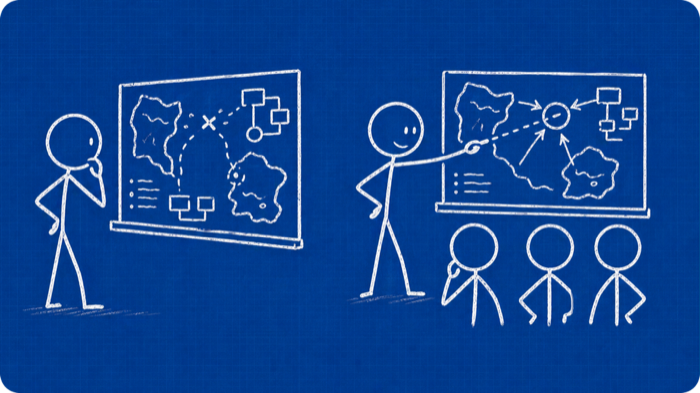
#> input picture assets/riasoc/09-data-lezen-of-keuze-leiden.png, 700 x 393 px
$ python swap_sides.py ../assets/riasoc/09-data-lezen-of-keuze-leiden.png ../assets/riasoc/01-fiets-repareren-of-fiets-uitleggen.png
#> lines starting #> are read from the running program, lines starting #| are printed output that depends on the picture; after the words box and inside, x2 and y2 are one past the last pixel; in counts of white or black regions, pixels touching at a corner belong together
#!/usr/bin/env python3
"""Wissel de linker- en rechterscene van een RIASOC-vraagplaatje om.

Gebruik: swap_sides.py <bron.png> <doel.png>
De snede ligt in de lege band rond het midden; de afgeronde hoeken en de
achtergrondtint (lichte vignettering) blijven op hun plek.
"""
import sys
import numpy as np
from PIL import Image

def ink_columns(rgb):
    lum = rgb.astype(int).mean(axis=2)
    return (lum > np.median(lum) + 60)

def find_gap(rgb):
    col = ink_columns(rgb).sum(axis=0)
    W = rgb.shape[1]
    lo, hi = int(W * .3), int(W * .7)
    best, start = (0, 0, 0), None
    for x in range(lo, hi + 1):
        if x < hi and col[x] <= 1:
            if start is None:
                start = x
        elif start is not None:
            if x - start > best[0]:
                best = (x - start, start, x)
            start = None
    if best[0] < 12:
        raise SystemExit(f'geen schone band in het midden (breedte {best[0]} px)')
    return (best[1] + best[2]) // 2, best[0]

def column_tone(rgb, ink):
    """Mediane achtergrondkleur per kolom (zonder krijtlijnen), gladgestreken."""
    H, W, _ = rgb.shape
    prof = np.zeros((W, 3))
    for x in range(W):
        px = rgb[:, x][~ink[:, x]]
        prof[x] = np.median(px, axis=0) if len(px) else np.nan
    for c in range(3):
        v = prof[:, c]
        ok = ~np.isnan(v)
        v[~ok] = np.interp(np.flatnonzero(~ok), np.flatnonzero(ok), v[ok])
        k = 21
        pad = np.pad(v, k // 2, mode='edge')
        prof[:, c] = np.convolve(pad, np.ones(k) / k, mode='valid')
    return prof

def swap(src, dst):
    im = np.array(Image.open(src).convert('RGBA'))
#> im is the input picture: shape (393, 700, 4); mean R, G, B, A 15.4, 68.9, 146.7, 254.7
    H, W = im.shape[:2]
#> H = 393; W = 700
    alpha = im[..., 3].copy()
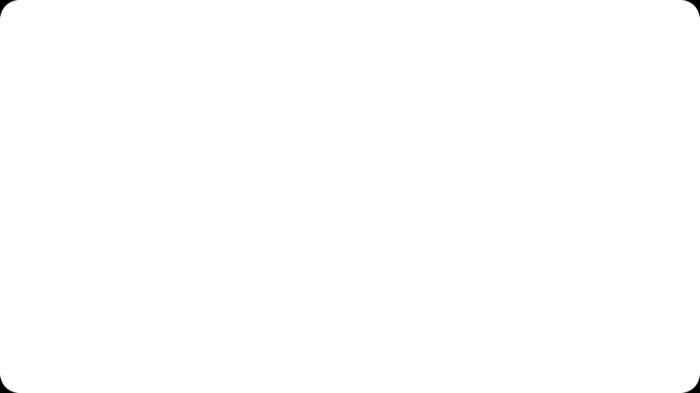
#> alpha: shape (393, 700); min 0, max 255, mean 254.7
    rgb = im[..., :3].copy()
    for y in range(H):  # transparante hoeken vullen met gespiegelde buurpixels
        op = np.where(alpha[y] >= 250)[0]
        if not len(op):
            continue
        a, b = op[0], op[-1]
        if a > 0:
            rgb[y, :a] = rgb[y, a:2 * a][::-1]
        if b < W - 1:
            k = W - 1 - b
            rgb[y, b + 1:] = rgb[y, b - k + 1:b + 1][::-1]
#> this loop made 393 passes
#> (a, b, k) on passes 1 to 12: (19, 680, 19), (15, 684, 15), (12, 687, 12), (10, 689, 10), (8, 691, 8), (7, 692, 7), (6, 693, 6), (5, 694, 5), (4, 695, 4), (4, 695, 4), (3, 696, 3), (3, 696, 3)
#> (a, b) on passes 20 to 25: (0, 699), (0, 699), (0, 699), (0, 699), (0, 699), (0, 699)
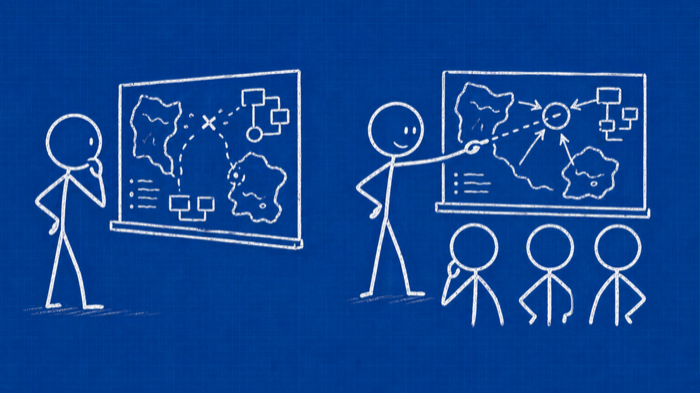
#> rgb: shape (393, 700, 3); mean R, G, B 15.4, 69, 146.8
    g, width = find_gap(rgb)
#> in ink_columns, `lum = rgb.astype(int).mean(axis=2)`:
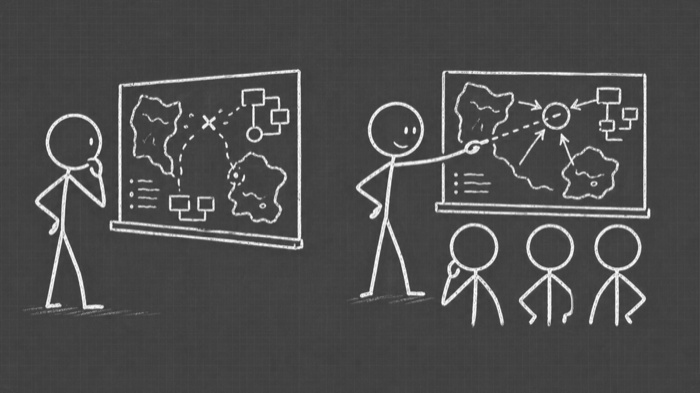
#> lum: shape (393, 700) float64; min 53, max 255, mean 77.1
#> in ink_columns, `return (lum > np.median(lum) + 60)`:
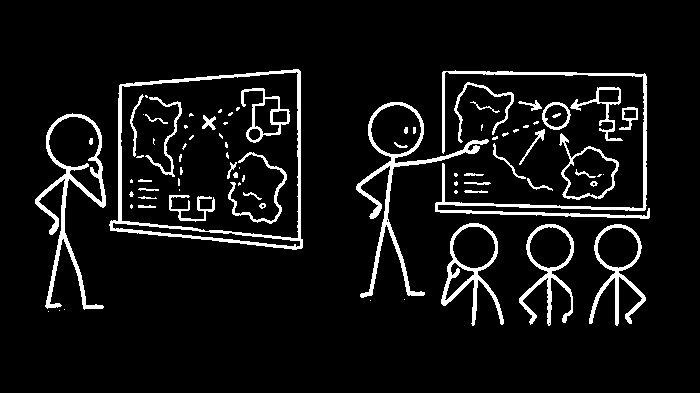
#> returned value: shape (393, 700) bool; 7.3% white; 83 white regions (41 under 20 px), largest, box (x1, y1, x2, y2) and area: (109, 69, 303, 250) 2914, (435, 70, 650, 219) 2818, (356, 102, 489, 298) 2413
#> in find_gap, `col = ink_columns(rgb).sum(axis=0)`: col = 700 values, max 178 at index 300, min 0 at index 0, mean 28.59
#> g = 329; width = 53
    ink = ink_columns(rgb)
    tone_before = column_tone(rgb, ink)
#> after the loop in column_tone, `for x in range(W):`: prof = 700 rows, first 8: [1, 58, 139], [1, 60, 144], [0, 57, 140], [0, 57, 140], [0, 57, 140], [0, 57, 140], [0, 57, 140], [0, 57, 140]
#> after the loop in column_tone, `for c in range(3):`: prof = 700 rows, first 8: [0.619, 57.86, 139.8], [0.571, 57.86, 139.9], [0.524, 57.86, 139.9], [0.476, 57.86, 140], [0.429, 57.86, 140], [0.381, 57.81, 140], [0.333, 57.81, 140.1], [0.333, 58, 140.4]
#> tone_before has the same summary as prof in column_tone
    new = np.concatenate([rgb[:, g:], rgb[:, :g]], axis=1).astype(float)
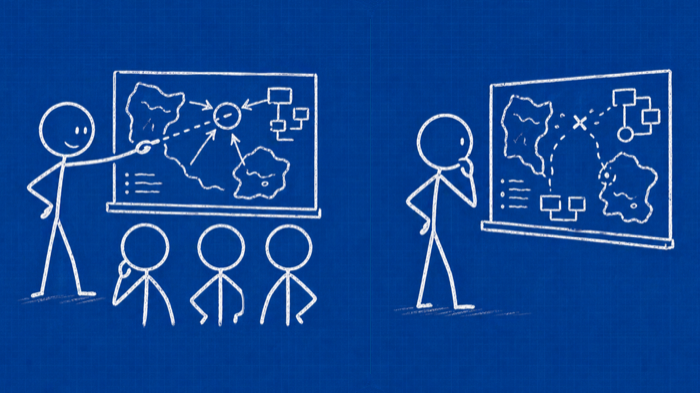
#> new: shape (393, 700, 3) float64; mean R, G, B 15.4, 69, 146.8
    ink_new = np.concatenate([ink[:, g:], ink[:, :g]], axis=1)
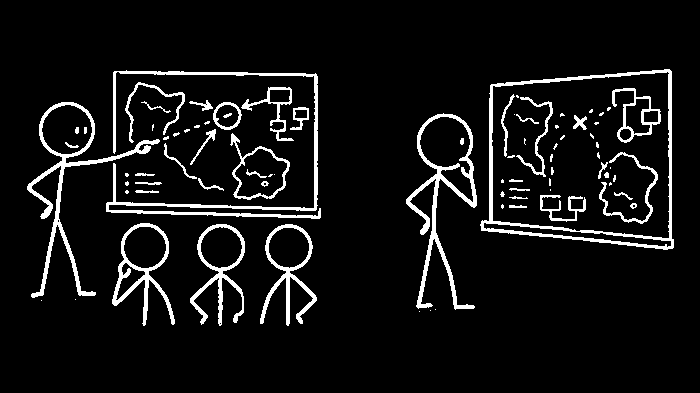
#> ink_new: shape (393, 700) bool; 7.3% white; 83 white regions (41 under 20 px), largest, box (x1, y1, x2, y2) and area: (480, 69, 674, 250) 2914, (106, 70, 321, 219) 2818, (27, 102, 160, 298) 2413
    tone_after = column_tone(new.astype(np.uint8), ink_new)
#> after the loop in column_tone (call 2), `for x in range(W):`: prof = 700 rows, first 8: [0, 59, 142], [0, 58, 141], [0, 59, 142], [0, 59, 142], [1, 58, 142], [1, 60, 144], [1, 59, 142], [0, 58, 141]
#> after the loop in column_tone (call 2), `for c in range(3):`: prof = 700 rows, first 8: [0.143, 58.76, 141.8], [0.19, 58.81, 141.9], [0.238, 58.81, 141.9], [0.238, 58.76, 141.9], [0.238, 58.71, 141.8], [0.238, 58.62, 141.7], [0.238, 58.52, 141.6], [0.238, 58.48, 141.6]
#> tone_after has the same summary as prof in column_tone
    shift = tone_before - tone_after  # additief: laat de witte krijtlijnen ongemoeid
#> shift = 700 rows, first 8: [0.476, -0.905, -2], [0.381, -0.952, -2.05], [0.286, -0.952, -2], [0.238, -0.905, -1.86], [0.19, -0.857, -1.76], [0.143, -0.81, -1.67], [0.0952, -0.714, -1.48], [0.0952, -0.476, -1.14]
    new = np.clip(new + shift[None, :, :], 0, 255).astype(np.uint8)
    Image.fromarray(np.dstack([new, alpha]), 'RGBA').save(dst, optimize=True)
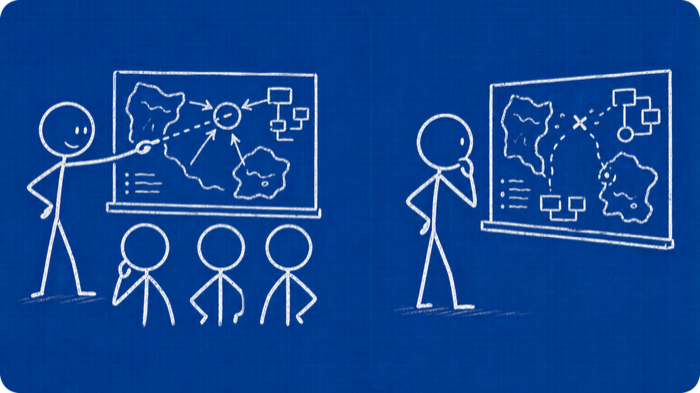
#> saved as 01-fiets-repareren-of-fiets-uitleggen.png: PIL image 700x393 RGBA; mean R, G, B, A 15.2, 68.5, 146.3, 254.7; transparent parts drawn white
    return g, width

if __name__ == '__main__':
    g, w = swap(sys.argv[1], sys.argv[2])
#> g = 329; w = 53
    print(f'{sys.argv[2]}: snede op x={g}, lege band {w}px')
#| ../assets/riasoc/01-fiets-repareren-of-fiets-uitleggen.png: snede op x=329, lege band 53px

$ run again, on assets/riasoc/01-fiets-uitleggen-of-fiets-repareren.png
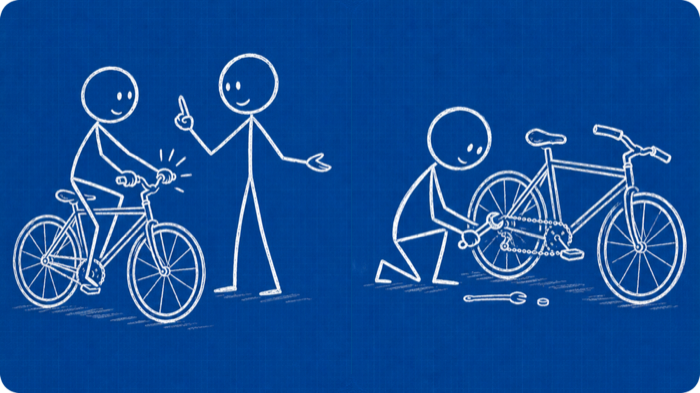
#> input picture assets/riasoc/01-fiets-uitleggen-of-fiets-repareren.png, 700 x 393 px
#> in swap, im is the input picture: shape (393, 700, 4); mean R, G, B, A 17.8, 76.4, 150.2, 254.7
#> the loop in swap, `for y in range(H):` made 393 passes
#> (a, b, k) on passes 1 to 8: (19, 680, 19), (15, 684, 15), (12, 687, 12), (10, 689, 10), (8, 691, 8), (7, 692, 7), (6, 693, 6), (5, 694, 5)
#> in ink_columns, `return (lum > np.median(lum) + 60)`:
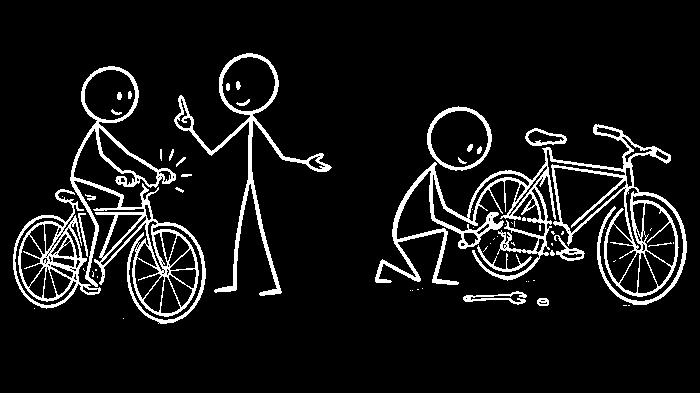
#> returned value: shape (393, 700) bool; 8.4% white; 63 white regions (35 under 20 px), largest, box (x1, y1, x2, y2) and area: (375, 124, 687, 305) 9208, (70, 66, 206, 324) 5742, (174, 53, 332, 296) 3071
#> col = 700 values, max 93 at index 135, min 0 at index 0, mean 33.06
#> in swap, `g, width = find_gap(rgb)`: g = 353; width = 44
#> after the loop in column_tone, `for x in range(W):`: prof = 700 rows, first 8: [0, 64, 141], [0, 64, 141], [0, 64, 141], [0, 64, 140], [0, 63, 141], [0, 64, 143], [0, 62, 141], [0, 63, 141]
#> after the loop in column_tone, `for c in range(3):`: prof = 700 rows, first 8: [0.0476, 63.62, 141], [0.0476, 63.62, 141.1], [0.0476, 63.57, 141.1], [0.0476, 63.52, 141.2], [0.0476, 63.48, 141.2], [0.0476, 63.43, 141.2], [0.0476, 63.38, 141.3], [0.0952, 63.43, 141.4]
#> tone_before has the same summary as prof in column_tone
#> ink_new: shape (393, 700) bool; 8.4% white; 63 white regions (35 under 20 px), largest, box (x1, y1, x2, y2) and area: (22, 124, 334, 305) 9208, (417, 66, 553, 324) 5742, (521, 53, 679, 296) 3071
#> after the loop in column_tone (call 2), `for x in range(W):`: prof = 700 rows, first 8: [0, 65, 145], [0, 64, 145], [0, 65, 146], [0, 66, 147], [0, 64, 145], [0, 64, 145], [0, 64, 145], [0, 64, 145]
#> after the loop in column_tone (call 2), `for c in range(3):`: prof = 700 rows, first 8: [0.0952, 64.86, 145.3], [0.0952, 64.81, 145.3], [0.0952, 64.76, 145.3], [0.0952, 64.67, 145.3], [0.0952, 64.71, 145.3], [0.0952, 64.76, 145.3], [0.0952, 64.67, 145.2], [0.0952, 64.57, 145.2]
#> tone_after has the same summary as prof in column_tone
#> shift = 700 rows, first 8: [-0.0476, -1.24, -4.29], [-0.0476, -1.19, -4.19], [-0.0476, -1.19, -4.19], [-0.0476, -1.14, -4.1], [-0.0476, -1.24, -4.05], [-0.0476, -1.33, -4.1], [-0.0476, -1.29, -3.95], [0, -1.14, -3.81]
#> in swap, `Image.fromarray(np.dstack([new, alpha]), 'RGBA').save(dst, optimize=Tr..`:
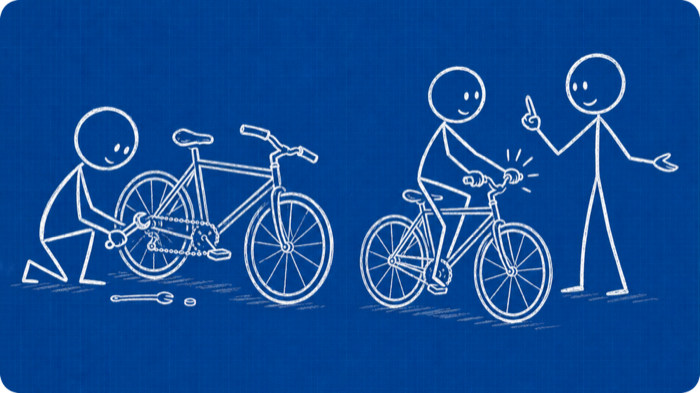
#> saved as 01-fiets-uitleggen-of-fiets-repareren.png: PIL image 700x393 RGBA; mean R, G, B, A 17.6, 75.9, 149.7, 254.7; transparent parts drawn white
#> `g, w = swap(sys.argv[1], sys.argv[2])`: g = 353; w = 44
#| ../assets/riasoc/01-fiets-uitleggen-of-fiets-repareren.png: snede op x=353, lege band 44px

$ run again, on assets/riasoc/02-evenement-opbouwen-of-bezoekers-ontvangen.png
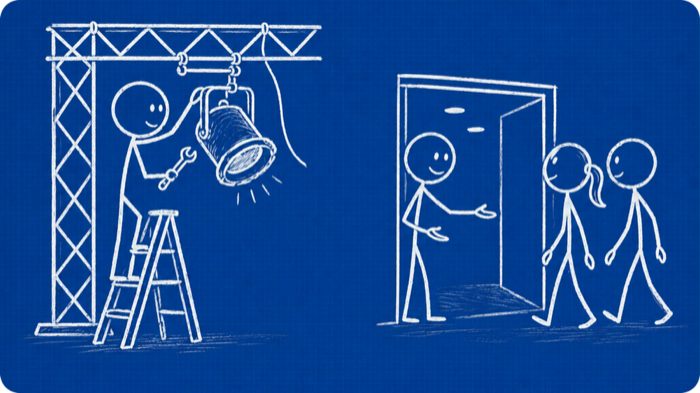
#> input picture assets/riasoc/02-evenement-opbouwen-of-bezoekers-ontvangen.png, 700 x 393 px
#> in swap, im is the input picture: shape (393, 700, 4); mean R, G, B, A 23, 76.1, 151.6, 254.7
#> the loop in swap, `for y in range(H):` made 393 passes
#> (a, b, k) on passes 1 to 8: (19, 680, 19), (15, 684, 15), (12, 687, 12), (10, 689, 10), (8, 691, 8), (7, 692, 7), (6, 693, 6), (5, 694, 5)
#> in ink_columns, `return (lum > np.median(lum) + 60)`:
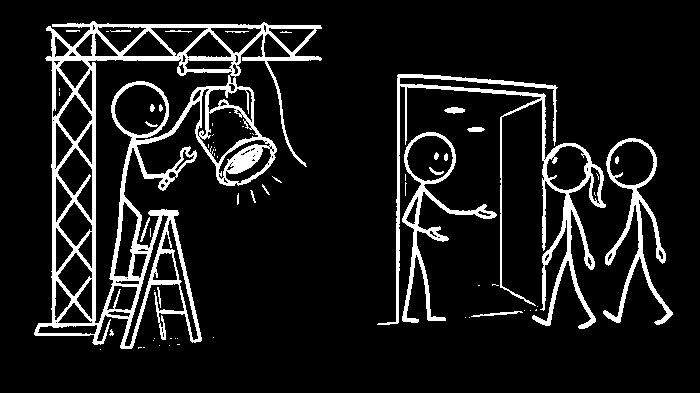
#> returned value: shape (393, 700) bool; 10.6% white; 68 white regions (45 under 20 px), largest, box (x1, y1, x2, y2) and area: (34, 21, 322, 349) 17458, (377, 74, 606, 329) 6029, (402, 132, 497, 323) 2327
#> col = 700 values, max 313 at index 94, min 0 at index 0, mean 41.56
#> in swap, `g, width = find_gap(rgb)`: g = 350; width = 56
#> after the loop in column_tone, `for x in range(W):`: prof = 700 rows, first 8: [1, 56, 137], [0, 56, 140], [0, 58, 141], [0, 56, 139], [0, 56, 138], [0, 56, 138], [0, 55, 137], [1, 59, 142]
#> after the loop in column_tone, `for c in range(3):`: prof = 700 rows, first 8: [0.571, 56.29, 138], [0.524, 56.33, 138.1], [0.476, 56.38, 138.3], [0.429, 56.52, 138.6], [0.381, 56.57, 138.7], [0.333, 56.62, 138.9], [0.286, 56.67, 139], [0.238, 56.67, 139.1]
#> tone_before has the same summary as prof in column_tone
#> ink_new: shape (393, 700) bool; 10.6% white; 68 white regions (45 under 20 px), largest, box (x1, y1, x2, y2) and area: (384, 21, 672, 349) 17458, (27, 74, 256, 329) 6029, (52, 132, 147, 323) 2327
#> after the loop in column_tone (call 2), `for x in range(W):`: prof = 700 rows, first 8: [0, 60, 144], [0, 59, 144], [0, 59, 144], [1, 62, 147], [0, 61, 147], [0, 60, 144], [0, 59, 144], [0, 60, 144]
#> after the loop in column_tone (call 2), `for c in range(3):`: prof = 700 rows, first 8: [0.0476, 60.14, 144.5], [0.0476, 60.14, 144.5], [0.0476, 60.14, 144.5], [0.0476, 60.1, 144.5], [0.0476, 60.14, 144.7], [0.0476, 60.14, 144.7], [0.0476, 60.14, 144.7], [0.0476, 60.1, 144.7]
#> tone_after has the same summary as prof in column_tone
#> shift = 700 rows, first 8: [0.524, -3.86, -6.48], [0.476, -3.81, -6.38], [0.429, -3.76, -6.24], [0.381, -3.57, -5.95], [0.333, -3.57, -5.95], [0.286, -3.52, -5.81], [0.238, -3.48, -5.67], [0.19, -3.43, -5.57]
#> in swap, `Image.fromarray(np.dstack([new, alpha]), 'RGBA').save(dst, optimize=Tr..`:
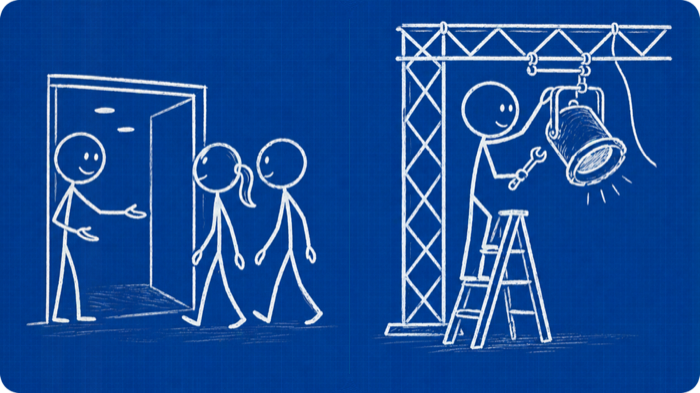
#> saved as 02-evenement-opbouwen-of-bezoekers-ontvangen.png: PIL image 700x393 RGBA; mean R, G, B, A 22.9, 75.7, 151.3, 254.7; transparent parts drawn white
#> `g, w = swap(sys.argv[1], sys.argv[2])`: g = 350; w = 56
#| ../assets/riasoc/02-evenement-opbouwen-of-bezoekers-ontvangen.png: snede op x=350, lege band 56px

$ run again, on assets/riasoc/03-machine-repareren-of-gebruiker-helpen.png
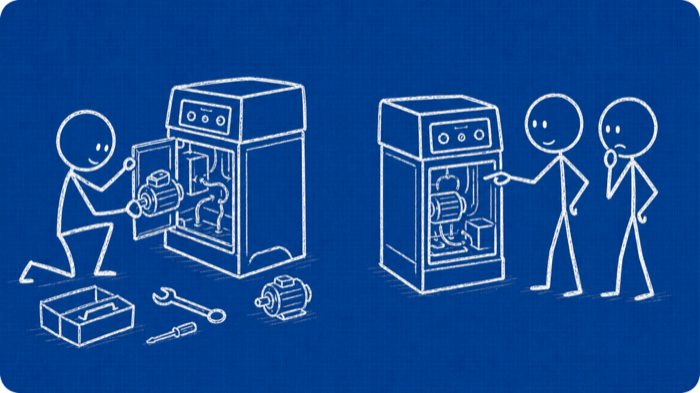
#> input picture assets/riasoc/03-machine-repareren-of-gebruiker-helpen.png, 700 x 393 px
#> in swap, im is the input picture: shape (393, 700, 4); mean R, G, B, A 19, 73.8, 148, 254.7
#> the loop in swap, `for y in range(H):` made 393 passes
#> (a, b, k) on passes 1 to 8: (19, 680, 19), (15, 684, 15), (12, 687, 12), (10, 689, 10), (8, 691, 8), (7, 692, 7), (6, 693, 6), (5, 694, 5)
#> col = 700 values, max 186 at index 303, min 0 at index 0, mean 35.83
#> in swap, `g, width = find_gap(rgb)`: g = 344; width = 65
#> after the loop in column_tone, `for x in range(W):`: prof = 700 rows, first 8: [1, 60, 138], [0, 59, 140], [0, 59, 139], [0, 58, 139], [0, 59, 139], [0, 59, 140], [0, 59, 140], [0, 59, 140]
#> after the loop in column_tone, `for c in range(3):`: prof = 700 rows, first 8: [0.571, 59.67, 139], [0.524, 59.62, 139], [0.476, 59.57, 139.1], [0.429, 59.52, 139.2], [0.381, 59.48, 139.3], [0.333, 59.43, 139.5], [0.286, 59.38, 139.5], [0.238, 59.43, 139.8]
#> tone_before has the same summary as prof in column_tone
#> ink_new: shape (393, 700) bool; 9.1% white; 83 white regions (38 under 20 px), largest, box (x1, y1, x2, y2) and area: (375, 77, 663, 284) 8781, (33, 93, 245, 297) 5802, (254, 97, 314, 301) 2425
#> after the loop in column_tone (call 2), `for x in range(W):`: prof = 700 rows, first 8: [0, 60, 141], [0, 60, 141], [0, 60, 142], [0, 60, 141], [0, 60, 141], [1, 63, 144], [0, 60, 141], [0, 60, 141]
#> after the loop in column_tone (call 2), `for c in range(3):`: prof = 700 rows, first 8: [0.0952, 60.29, 141.3], [0.0952, 60.33, 141.4], [0.0952, 60.38, 141.5], [0.0952, 60.43, 141.6], [0.0952, 60.43, 141.6], [0.143, 60.57, 141.7], [0.143, 60.67, 141.8], [0.143, 60.67, 141.8]
#> tone_after has the same summary as prof in column_tone
#> shift = 700 rows, first 8: [0.476, -0.619, -2.38], [0.429, -0.714, -2.38], [0.381, -0.81, -2.38], [0.333, -0.905, -2.33], [0.286, -0.952, -2.24], [0.19, -1.14, -2.19], [0.143, -1.29, -2.24], [0.0952, -1.24, -2]
#> in swap, `Image.fromarray(np.dstack([new, alpha]), 'RGBA').save(dst, optimize=Tr..`:
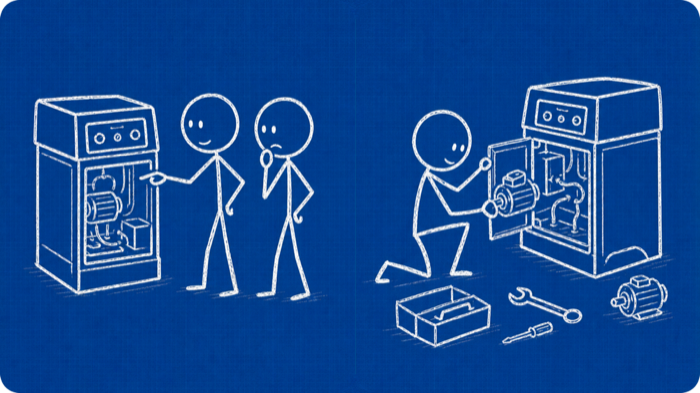
#> saved as 03-machine-repareren-of-gebruiker-helpen.png: PIL image 700x393 RGBA; mean R, G, B, A 18.8, 73.4, 147.7, 254.7; transparent parts drawn white
#> `g, w = swap(sys.argv[1], sys.argv[2])`: g = 344; w = 65
#| ../assets/riasoc/03-machine-repareren-of-gebruiker-helpen.png: snede op x=344, lege band 65px
